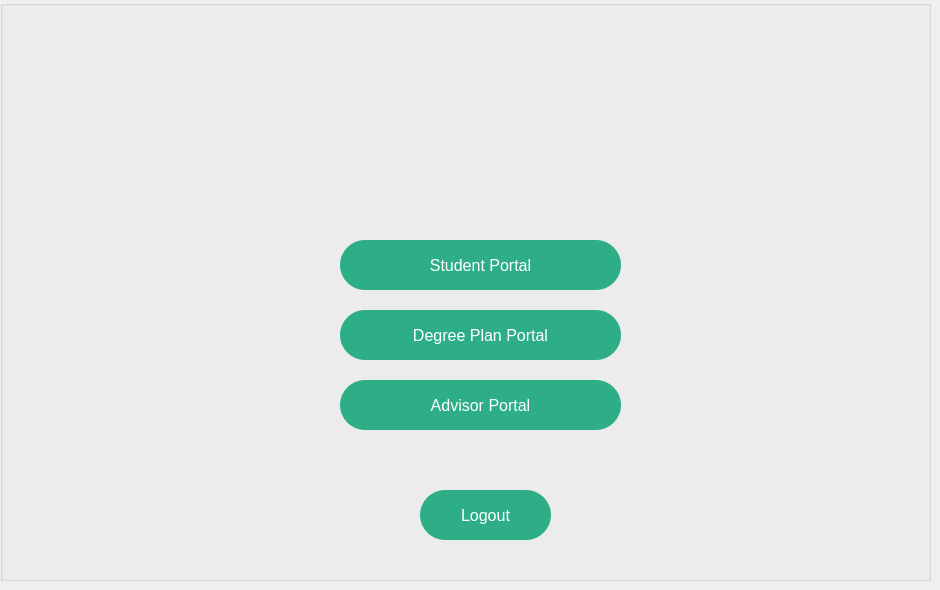
    <widget class="QWidget" name="homePage">
     <widget class="QGroupBox" name="homeButtons">
      <property name="geometry">
       <rect>
        <x>0</x>
        <y>0</y>
        <width>931</width>
        <height>581</height>
       </rect>
      </property>
      <property name="styleSheet">
       <string notr="true"/>
      </property>
      <property name="title">
       <string/>
      </property>
      <widget class="QPushButton" name="studentPortalButton1">
       <property name="geometry">
        <rect>
         <x>340</x>
         <y>240</y>
         <width>281</width>
         <height>50</height>
        </rect>
       </property>
       <property name="font">
        <font>
         <family>Ubuntu</family>
         <pointsize>12</pointsize>
         <weight>3</weight>
         <italic>false</italic>
         <bold>false</bold>
        </font>
       </property>
       <property name="styleSheet">
        <string notr="true">background-color: rgb(45, 174, 135);
color: white;
border-radius: 25px;
font: 25 12pt &quot;Ubuntu&quot;;</string>
       </property>
       <property name="text">
        <string>Student Portal</string>
       </property>
      </widget>
      <widget class="QPushButton" name="instructorPortalButton1">
       <property name="enabled">
        <bool>false</bool>
       </property>
       <property name="geometry">
        <rect>
         <x>340</x>
         <y>380</y>
         <width>281</width>
         <height>50</height>
        </rect>
       </property>
       <property name="font">
        <font>
         <family>Ubuntu</family>
         <pointsize>12</pointsize>
         <weight>3</weight>
         <italic>false</italic>
         <bold>false</bold>
        </font>
       </property>
       <property name="styleSheet">
        <string notr="true">background-color: rgb(45, 174, 135);
color: white;
border-radius: 25px;
font: 25 12pt &quot;Ubuntu&quot;;</string>
       </property>
       <property name="text">
        <string>Advisor Portal</string>
       </property>
      </widget>
      <widget class="QPushButton" name="logoutButton1">
       <property name="geometry">
        <rect>
         <x>420</x>
         <y>490</y>
         <width>131</width>
         <height>50</height>
        </rect>
       </property>
       <property name="font">
        <font>
         <family>Ubuntu</family>
         <pointsize>12</pointsize>
         <weight>3</weight>
         <italic>false</italic>
         <bold>false</bold>
        </font>
       </property>
       <property name="styleSheet">
        <string notr="true">background-color: rgb(45, 174, 135);
color: white;
border-radius: 25px;
font: 25 12pt &quot;Ubuntu&quot;;</string>
       </property>
       <property name="text">
        <string>Logout</string>
       </property>
      </widget>
      <widget class="QLabel" name="schoolLogo2">
       <property name="geometry">
        <rect>
         <x>390</x>
         <y>30</y>
         <width>181</width>
         <height>181</height>
        </rect>
       </property>
       <property name="font">
        <font>
         <family>Ubuntu</family>
         <pointsize>14</pointsize>
         <weight>3</weight>
         <italic>false</italic>
         <bold>false</bold>
        </font>
       </property>
       <property name="styleSheet">
        <string notr="true">border-radius: 65px;
color: rgb(3, 127, 122);
font: 25 14pt &quot;Ubuntu&quot;;</string>
       </property>
       <property name="text">
        <string/>
       </property>
       <property name="pixmap">
        <pixmap>../d2.jpg</pixmap>
       </property>
       <property name="scaledContents">
        <bool>true</bool>
       </property>
       <property name="alignment">
        <set>Qt::AlignCenter</set>
       </property>
      </widget>
      <widget class="QPushButton" name="DegreePlanPortalButton1">
       <property name="geometry">
        <rect>
         <x>340</x>
         <y>310</y>
         <width>281</width>
         <height>50</height>
        </rect>
       </property>
       <property name="font">
        <font>
         <family>Ubuntu</family>
         <pointsize>12</pointsize>
         <weight>3</weight>
         <italic>false</italic>
         <bold>false</bold>
        </font>
       </property>
       <property name="styleSheet">
        <string notr="true">background-color: rgb(45, 174, 135);
color: white;
border-radius: 25px;
font: 25 12pt &quot;Ubuntu&quot;;</string>
       </property>
       <property name="text">
        <string>Degree Plan Portal</string>
       </property>
      </widget>
     </widget>
    </widget>
